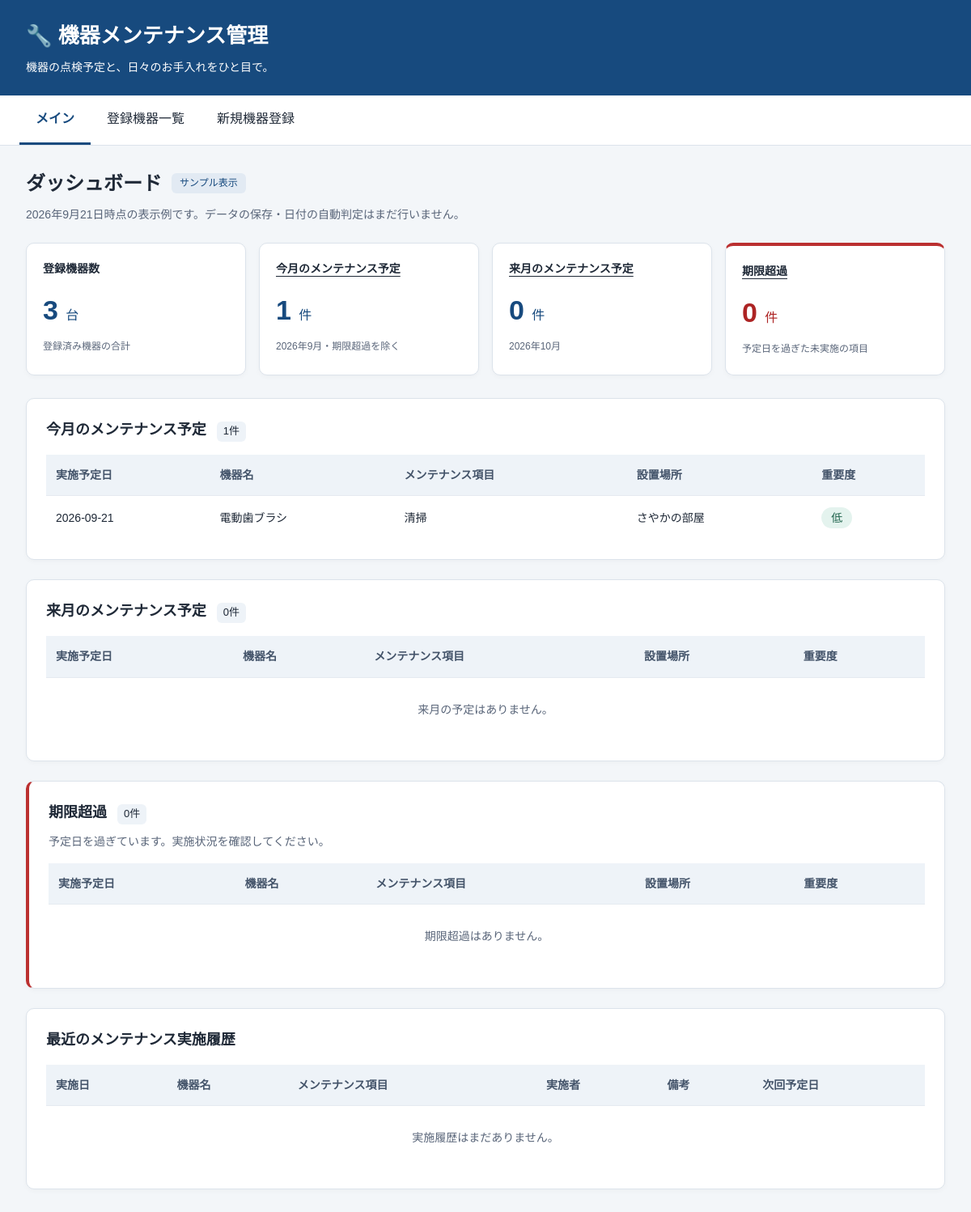
The page / on the database its author committed.
### tables this page shows
CREATE TABLE maintenance (
        id INTEGER PRIMARY KEY AUTOINCREMENT,
        date TEXT,
        device TEXT,
        task TEXT,
        location TEXT,
        priority TEXT
    );

### main.py (the view)
@app.get("/")
def home(request: Request):
    connection = sqlite3.connect(DB_PATH)
    cursor = connection.cursor()
    cursor.execute("""
        SELECT
            id,
            date,
            device,
            task,
            location,
            priority
        FROM maintenance
    """)
    rows = cursor.fetchall()
    maintenance_list = []
    for row in rows:
        maintenance_list.append({
            "id": row[0],
            "date": row[1],
            "device": row[2],
            "task": row[3],
            "location": row[4],
            "priority": row[5]
        })
    cursor.execute("""
        SELECT COUNT(*) FROM devices
    """)
    device_count = cursor.fetchone()[0]
    connection.close()
    return templates.TemplateResponse(
        request=request,
        name="index.html",
        context={
            "device_count": device_count,
            "maintenance_list": maintenance_list
        }
    )

### templates/index.html (shortened to what this page needs)
<!DOCTYPE html>
<html lang="ja">
<head>
    <link rel="stylesheet" href="/static/style.css">
</head>
<body>
    <header class="site-header">
        <h1>🔧 機器メンテナンス管理</h1>
        <p>機器の点検予定と、日々のお手入れをひと目で。</p>
    </header>
    <nav aria-label="メインナビゲーション">
        <a href="#dashboard" aria-current="page">メイン</a>
        <a href="/devices">登録機器一覧</a>
        <a href="/devices/new">新規機器登録</a>
    </nav>
    <main id="dashboard">
        <div class="page-heading">
            <h2>ダッシュボード</h2>
            <span class="demo-label">サンプル表示</span>
        </div>
        <p class="sample-note">2026年9月21日時点の表示例です。データの保存・日付の自動判定はまだ行いません。</p>
        <section class="summary" aria-label="登録機器とメンテナンスの集計">
            <div class="card">
                <h3>登録機器数</h3>
                <p>{{ device_count }} <span>台</span></p>
                <small>登録済み機器の合計</small>
            </div>
            <div class="card">
                <h3><a href="#this-month">今月のメンテナンス予定</a></h3>
                <p>{{ maintenance_list|length }} <span>件</span></p>
                <small>2026年9月・期限超過を除く</small>
            </div>
            <div class="card">
                <h3><a href="#next-month">来月のメンテナンス予定</a></h3>
                <p>{{ next_month_list|length }} <span>件</span></p>
                <small>2026年10月</small>
            </div>
            <div class="card warning">
                <h3><a href="#overdue">期限超過</a></h3>
                <p>{{ overdue_list|length }} <span>件</span></p>
                <small>予定日を過ぎた未実施の項目</small>
            </div>
        </section>
        <section class="panel" id="this-month" aria-labelledby="this-month-title">
            <h2 id="this-month-title">今月のメンテナンス予定 <span class="count">{{ maintenance_list|length }}件</span></h2>
            <div class="table-scroll" role="region" aria-label="今月の予定表" tabindex="0">
                <table>
                    <thead>
                        <tr><th scope="col">実施予定日</th><th scope="col">機器名</th><th scope="col">メンテナンス項目</th><th scope="col">設置場所</th><th scope="col">重要度</th></tr>
                    </thead>
                    <tbody>
                        {% for item in maintenance_list %}
                        <tr>
                            <td>{{ item.date }}</td><td>{{ item.device }}</td><td>{{ item.task }}</td><td>{{ item.location }}</td>
                            <td><span class="priority" data-level="{{ item.priority }}">{{ item.priority }}</span></td>
                        </tr>
                        {% else %}
                        <tr><td colspan="5" class="empty-state">今月の予定はありません。</td></tr>
                        {% endfor %}
                    </tbody>
                </table>
            </div>
        </section>
        <section class="panel" id="next-month" aria-labelledby="next-month-title">
            <h2 id="next-month-title">来月のメンテナンス予定 <span class="count">{{ next_month_list|length }}件</span></h2>
            <div class="table-scroll" role="region" aria-label="来月の予定表" tabindex="0">
                <table>
                    <thead>
                        <tr><th scope="col">実施予定日</th><th scope="col">機器名</th><th scope="col">メンテナンス項目</th><th scope="col">設置場所</th><th scope="col">重要度</th></tr>
                    </thead>
                    <tbody>
                        {% for item in next_month_list %}
                        <tr>
                            <td>{{ item.date }}</td><td>{{ item.device }}</td><td>{{ item.task }}</td><td>{{ item.location }}</td>
                            <td><span class="priority" data-level="{{ item.priority }}">{{ item.priority }}</span></td>
                        </tr>
                        {% else %}
                        <tr><td colspan="5" class="empty-state">来月の予定はありません。</td></tr>
                        {% endfor %}
                    </tbody>
                </table>
            </div>
        </section>
        <section class="panel overdue-panel" id="overdue" aria-labelledby="overdue-title">
            <h2 id="overdue-title">期限超過 <span class="count">{{ overdue_list|length }}件</span></h2>
            <p class="section-note">予定日を過ぎています。実施状況を確認してください。</p>
            <div class="table-scroll" role="region" aria-label="期限超過の予定表" tabindex="0">
                <table>
                    <thead>
                        <tr><th scope="col">実施予定日</th><th scope="col">機器名</th><th scope="col">メンテナンス項目</th><th scope="col">設置場所</th><th scope="col">重要度</th></tr>
                    </thead>
                    <tbody>
                        {% for item in overdue_list %}
                        <tr>
                            <td class="overdue-date">{{ item.date }}</td><td>{{ item.device }}</td><td>{{ item.task }}</td><td>{{ item.location }}</td>
                            <td><span class="priority" data-level="{{ item.priority }}">{{ item.priority }}</span></td>
                        </tr>
                        {% else %}
                        <tr><td colspan="5" class="empty-state">期限超過はありません。</td></tr>
                        {% endfor %}
                    </tbody>
                </table>
            </div>
        </section>
        <section class="panel" aria-labelledby="history-title">
            <h2 id="history-title">最近のメンテナンス実施履歴</h2>
            <div class="table-scroll" role="region" aria-label="最近の実施履歴表" tabindex="0">
                <table>
                    <thead>
                        <tr><th scope="col">実施日</th><th scope="col">機器名</th><th scope="col">メンテナンス項目</th><th scope="col">実施者</th><th scope="col">備考</th><th scope="col">次回予定日</th></tr>
                    </thead>
                    <tbody>
                        {% for item in recent_history %}
                        <tr>
                            <td>{{ item.date }}</td><td>{{ item.device }}</td><td>{{ item.task }}</td><td>{{ item.performed_by }}</td><td>{{ item.note }}</td><td>{{ item.next_due_date }}</td>
                        </tr>
                        {% else %}
                        <tr><td colspan="6" class="empty-state">実施履歴はまだありません。</td></tr>
                        {% endfor %}
                    </tbody>
                </table>
            </div>
        </section>
    </main>
</body>
</html>

### static/style.css (style rules this page uses)
* { box-sizing: border-box; }
body { margin: 0; font-family: "Yu Gothic", "Meiryo", sans-serif; background: #f3f6f9; color: #1f2937; line-height: 1.6; }
a { color: inherit; }
.site-header { padding: 24px 32px; background: #174a7e; color: white; }
.site-header h1 { margin: 0; font-size: 26px; }
.site-header p { margin: 6px 0 0; font-size: 14px; }
nav { display: flex; flex-wrap: wrap; padding: 0 24px; background: white; border-bottom: 1px solid #dce3eb; }
nav a, nav button { padding: 16px 20px; border: 0; border-bottom: 3px solid transparent; background: white; text-decoration: none; }
nav a[aria-current="page"] { color: #174a7e; border-bottom-color: #174a7e; font-weight: bold; }
main { max-width: 1280px; margin: 0 auto; padding: 28px 32px 48px; }
.page-heading { display: flex; align-items: center; flex-wrap: wrap; gap: 12px; }
.page-heading h2 { margin: 0; font-size: 24px; }
.demo-label { padding: 3px 10px; border-radius: 6px; background: #e2eaf3; color: #174a7e; font-size: 12px; }
.sample-note, .section-note { color: #596579; font-size: 14px; }
.sample-note { margin: 8px 0 24px; }
.summary { display: grid; grid-template-columns: repeat(4, minmax(0, 1fr)); gap: 16px; margin-bottom: 28px; }
.card, .panel { background: white; border: 1px solid #dce3eb; border-radius: 10px; box-shadow: 0 2px 6px rgba(0, 0, 0, 0.03); }
.card { padding: 20px; }
.card h3 { margin: 0; font-size: 14px; }
.card h3 a { text-decoration-thickness: 1px; text-underline-offset: 4px; }
.card p { margin: 12px 0 4px; color: #174a7e; font-size: 34px; font-weight: bold; }
.card p span { font-size: 16px; font-weight: normal; }
.card small { color: #596579; font-size: 12px; }
.warning { border-top: 4px solid #bb3030; }
.warning p, .overdue-date { color: #ad2424; }
.panel { padding: 24px; margin-bottom: 24px; scroll-margin-top: 16px; }
.panel h2 { margin: 0 0 16px; font-size: 18px; }
.count { display: inline-block; margin-left: 8px; padding: 2px 8px; border-radius: 6px; background: #eef3f8; font-size: 13px; font-weight: normal; }
.overdue-panel { border-left: 4px solid #bb3030; }
.section-note { margin: -6px 0 16px; }
.table-scroll { overflow-x: auto; }
table { width: 100%; min-width: 640px; border-collapse: collapse; font-size: 14px; }
th, td { padding: 14px 12px; text-align: left; border-bottom: 1px solid #e5eaf0; }
th { background: #eef3f8; color: #44546a; white-space: nowrap; }
td:first-child { white-space: nowrap; }
tbody tr:last-child td { border-bottom: 0; }
.priority { display: inline-block; padding: 2px 12px; border-radius: 20px; background: #edf1f5; white-space: nowrap; }
.priority[data-level="低"] { background: #e4f3ee; color: #21654e; }
.empty-state { text-align: center; color: #596579; padding: 28px; }

### rows shown on the page
maintenance: date "2026-09-21", device "電動歯ブラシ", task "清掃", location "さやかの部屋", priority "低"

### other values the page prints
{{ device_count }} "3"
{{ maintenance_list|length }} "1"
{{ next_month_list|length }} "0"
{{ overdue_list|length }} "0"
